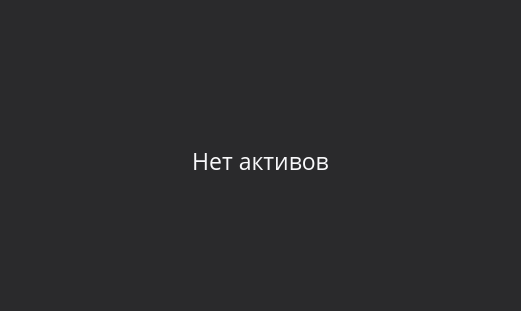
          <widget class="QFrame" name="analytics_graphs">
           <property name="geometry">
            <rect>
             <x>20</x>
             <y>40</y>
             <width>521</width>
             <height>311</height>
            </rect>
           </property>
           <property name="styleSheet">
            <string notr="true">background-color: #2A2A2C; border-radius: 10</string>
           </property>
           <property name="frameShape">
            <enum>QFrame::StyledPanel</enum>
           </property>
           <property name="frameShadow">
            <enum>QFrame::Raised</enum>
           </property>
           <widget class="QPushButton" name="btn_currencies">
            <property name="geometry">
             <rect>
              <x>0</x>
              <y>10</y>
              <width>100</width>
              <height>30</height>
             </rect>
            </property>
            <property name="maximumSize">
             <size>
              <width>100</width>
              <height>16777215</height>
             </size>
            </property>
            <property name="layoutDirection">
             <enum>Qt::LeftToRight</enum>
            </property>
            <property name="styleSheet">
             <string notr="true">QPushButton {
	border: none;
	color: rgb(155, 156, 151);
	font-family: Open Sans;
	font-size: 14px;
    border-radius: 10;
	background-color: #39393C
}
QPushButton:hover {
	color: rgb(234, 234, 234);
}</string>
            </property>
            <property name="text">
             <string>Валюта</string>
            </property>
            <property name="checkable">
             <bool>false</bool>
            </property>
            <property name="flat">
             <bool>true</bool>
            </property>
           </widget>
           <widget class="QPushButton" name="btn_sectors">
            <property name="geometry">
             <rect>
              <x>220</x>
              <y>10</y>
              <width>100</width>
              <height>30</height>
             </rect>
            </property>
            <property name="maximumSize">
             <size>
              <width>140</width>
              <height>16777215</height>
             </size>
            </property>
            <property name="styleSheet">
             <string notr="true">QPushButton {
	border: none;
	color: rgb(155, 156, 151);
	font-family: Open Sans;
	font-size: 14px;
    border-radius: 10;
	background-color: #39393C
}
QPushButton:hover {
	color: rgb(234, 234, 234);
}</string>
            </property>
            <property name="text">
             <string>Сектора</string>
            </property>
            <property name="checkable">
             <bool>false</bool>
            </property>
            <property name="flat">
             <bool>true</bool>
            </property>
           </widget>
           <widget class="QPushButton" name="btn_countries">
            <property name="geometry">
             <rect>
              <x>110</x>
              <y>10</y>
              <width>100</width>
              <height>30</height>
             </rect>
            </property>
            <property name="maximumSize">
             <size>
              <width>100</width>
              <height>16777215</height>
             </size>
            </property>
            <property name="layoutDirection">
             <enum>Qt::LeftToRight</enum>
            </property>
            <property name="styleSheet">
             <string notr="true">QPushButton {
	border: none;
	color: rgb(155, 156, 151);
	font-family: Open Sans;
	font-size: 14px;
    border-radius: 10;
	background-color: #39393C
}
QPushButton:hover {
	color: rgb(234, 234, 234);
}</string>
            </property>
            <property name="text">
             <string>Страны</string>
            </property>
            <property name="checkable">
             <bool>false</bool>
            </property>
            <property name="flat">
             <bool>true</bool>
            </property>
           </widget>
           <widget class="QPushButton" name="btn_instruments_type">
            <property name="geometry">
             <rect>
              <x>330</x>
              <y>10</y>
              <width>100</width>
              <height>30</height>
             </rect>
            </property>
            <property name="maximumSize">
             <size>
              <width>100</width>
              <height>16777215</height>
             </size>
            </property>
            <property name="styleSheet">
             <string notr="true">QPushButton {
	border: none;
	color: rgb(155, 156, 151);
	font-family: Open Sans;
	font-size: 14px;
    border-radius: 10;
	background-color: #39393C
}
QPushButton:hover {
	color: rgb(234, 234, 234);
}</string>
            </property>
            <property name="text">
             <string>Классы</string>
            </property>
            <property name="checkable">
             <bool>false</bool>
            </property>
            <property name="flat">
             <bool>true</bool>
            </property>
           </widget>
           <widget class="QWidget" name="analytics_graps_widget" native="true">
            <property name="geometry">
             <rect>
              <x>10</x>
              <y>50</y>
              <width>271</width>
              <height>241</height>
             </rect>
            </property>
            <widget class="QLabel" name="analytic_graph_text_if_have_no_instr">
             <property name="geometry">
              <rect>
               <x>30</x>
               <y>90</y>
               <width>391</width>
               <height>101</height>
              </rect>
             </property>
             <property name="styleSheet">
              <string notr="true">font-size : 23px; font-family : Open Sans; color : #2A2A2C
</string>
             </property>
             <property name="text">
              <string>Нет такого инструмента в портфеле</string>
             </property>
            </widget>
           </widget>
           <widget class="QScrollArea" name="legeng_analytic_pie_chart">
            <property name="geometry">
             <rect>
              <x>290</x>
              <y>60</y>
              <width>221</width>
              <height>241</height>
             </rect>
            </property>
            <property name="widgetResizable">
             <bool>true</bool>
            </property>
            <widget class="QWidget" name="scrollAreaWidgetContents_2">
             <property name="geometry">
              <rect>
               <x>0</x>
               <y>0</y>
               <width>221</width>
               <height>241</height>
              </rect>
             </property>
            </widget>
           </widget>
           <widget class="QLabel" name="labelgraphs_no_instruments_2">
            <property name="geometry">
             <rect>
              <x>-10</x>
              <y>10</y>
              <width>541</width>
              <height>301</height>
             </rect>
            </property>
            <property name="layoutDirection">
             <enum>Qt::LeftToRight</enum>
            </property>
            <property name="styleSheet">
             <string notr="true">font-size : 23px; 
font-family : Open Sans;
color: #F9F9FB;</string>
            </property>
            <property name="text">
             <string>Нет активов</string>
            </property>
            <property name="alignment">
             <set>Qt::AlignCenter</set>
            </property>
           </widget>
          </widget>
